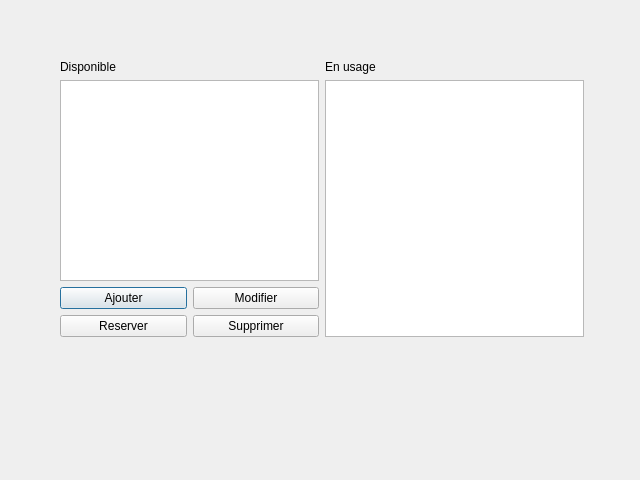
<?xml version="1.0" encoding="UTF-8"?>
<ui version="4.0">
 <class>Voiture</class>
 <widget class="QDialog" name="Voiture">
  <property name="geometry">
   <rect>
    <x>0</x>
    <y>0</y>
    <width>640</width>
    <height>480</height>
   </rect>
  </property>
  <property name="windowTitle">
   <string>Dialog</string>
  </property>
  <widget class="QWidget" name="layoutWidget">
   <property name="geometry">
    <rect>
     <x>60</x>
     <y>60</y>
     <width>524</width>
     <height>277</height>
    </rect>
   </property>
   <layout class="QHBoxLayout" name="horizontalLayout_3">
    <item>
     <layout class="QVBoxLayout" name="verticalLayout">
      <item>
       <widget class="QLabel" name="label">
        <property name="text">
         <string>Disponible</string>
        </property>
       </widget>
      </item>
      <item>
       <widget class="QTableView" name="tableView_dispo"/>
      </item>
      <item>
       <layout class="QHBoxLayout" name="horizontalLayout">
        <item>
         <widget class="QPushButton" name="pushButton">
          <property name="text">
           <string>Ajouter</string>
          </property>
         </widget>
        </item>
        <item>
         <widget class="QPushButton" name="pushButton_modifier">
          <property name="text">
           <string>Modifier</string>
          </property>
         </widget>
        </item>
       </layout>
      </item>
      <item>
       <layout class="QHBoxLayout" name="horizontalLayout_2">
        <item>
         <widget class="QPushButton" name="pushButton_reserver">
          <property name="text">
           <string>Reserver</string>
          </property>
         </widget>
        </item>
        <item>
         <widget class="QPushButton" name="pushButton_supprimer">
          <property name="text">
           <string>Supprimer</string>
          </property>
         </widget>
        </item>
       </layout>
      </item>
     </layout>
    </item>
    <item>
     <layout class="QVBoxLayout" name="verticalLayout_2">
      <item>
       <widget class="QLabel" name="label_2">
        <property name="text">
         <string>En usage</string>
        </property>
       </widget>
      </item>
      <item>
       <widget class="QTableView" name="tableView_reserv"/>
      </item>
     </layout>
    </item>
   </layout>
  </widget>
 </widget>
 <resources/>
 <connections/>
</ui>
